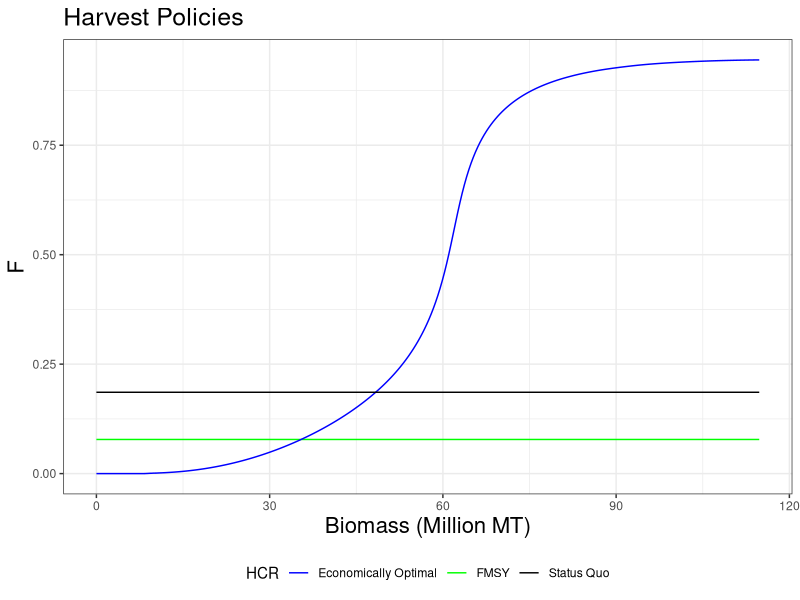
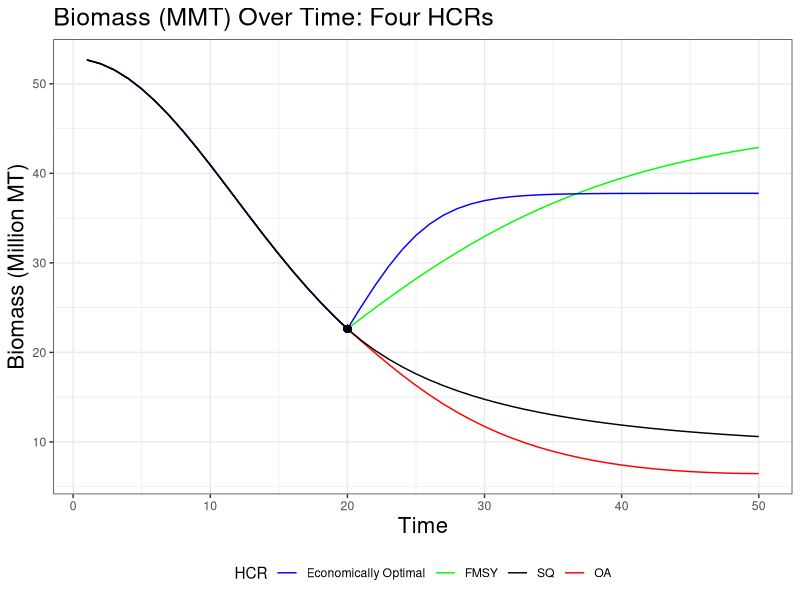
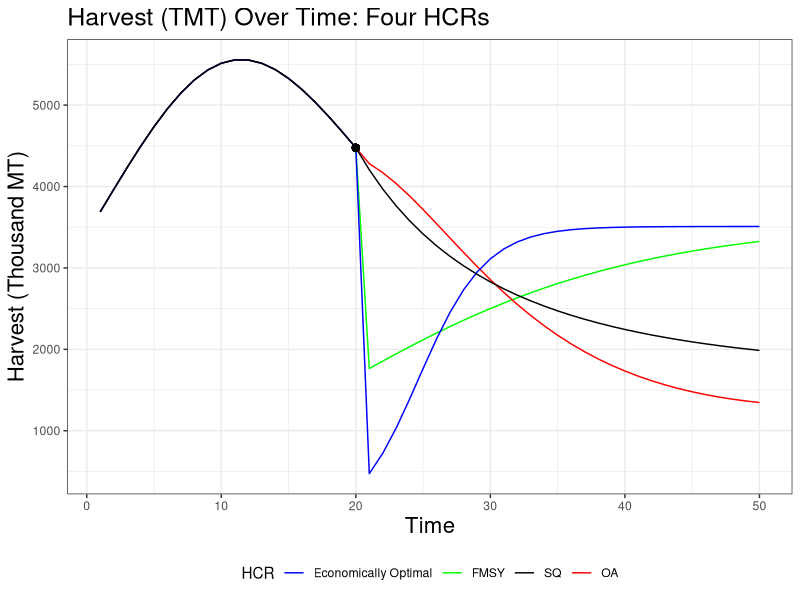
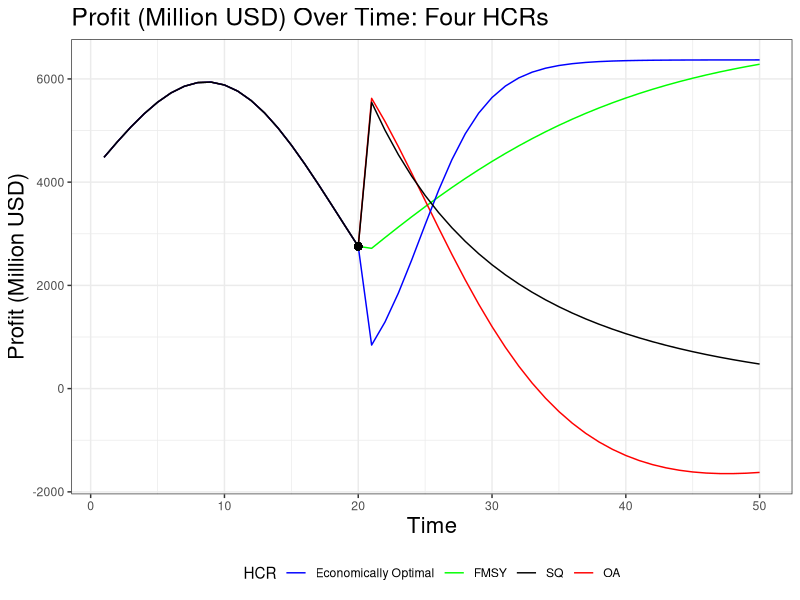
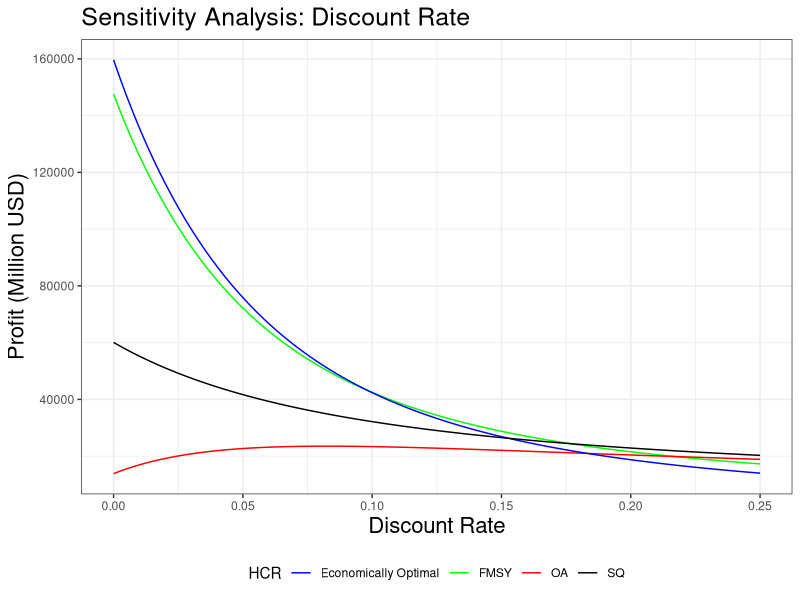

Recreate these plots in R, in order.
## ---- chunk 1
# load libraries and functions
library(ggplot2) # Plot
library(tidyr) 
library(dplyr)

####
options(scipen=999)
options(digits = 4)

### Set working directory
setwd("~/Dropbox/Tracey's EcoA Work/Technical Projects/Indonesia/R")

### read in data
indoParams <- read.csv('indoAggInputs_0629.csv',stringsAsFactors=FALSE)

### Initial parameteres needed for markdown
g = indoParams$g     # growth rate
Fmsy = g
F0 = indoParams$Fcurrent # Starting fishing mortality
theta = .005      # open access adjustment speed
J = 20  # number of periods to run SQ model (pre-intervention)
JJ = 30 # number of periods to simulate after policy change (post-intervention)
## ---- chunk 2
### Biological parameters
g = indoParams$g     # growth rate
phi = indoParams$phi  # shape parameter
K = indoParams$k  # Carrying capacity

### Economic parameters
h = indoParams$hsum # harvest
p = indoParams$p     # price
beta = 1.30   # non-linear fishing cost parameter
pfactor = 1.5 # price factor after J years (changes price with intervention)

### Equations
MSY = g*K/(phi+1)^(1/phi)               # maximum sustainable yield
bbar = 0.3                                 # open access level of b
fbar = (phi+1)/phi*(1-(bbar^phi)/(phi+1)) # open acces level of f
cbar = p*fbar*bbar*MSY/((g*fbar)^beta)    # value of c that creates open access at bbar

### Parameters based on equations/parameters above
c = cbar                         # cost (equals cost that creates open access at bbar)
Bmsy = K/(phi+1)^(1/phi)                  # biomass at MSY
Fmsy = g                       # fishing mortality at MSY

### Profit equation
Pimsy =  p*MSY - c*Fmsy^beta   # profit when harvesting MSY

### Parameters
theta = .005      # open access adjustment speed
dd = .08          # discount rate
delta = 1/(1+dd)  # discount factor

### Starting conditions
B0 = indoParams$Bcurrent # Starting biomass
F0 = indoParams$Fcurrent

### Time periods
Y = 30 # number of backward induction interations (used in optimization)
J = 20  # number of periods to run SQ model (pre-intervention)
JJ = 30 # number of periods to simulate after policy change (post-intervention)

## ---- chunk 3
### Prepare for optimization
Bgrid = seq(0,K,length.out=300)  # vector of potential biomass levels, 0 to K
V1 = rep(0,length(Bgrid))        # vector filled with zeros the length of Bgrid (filled during optimization)

### Policy matrix
Fstar1=matrix(NA,nrow=length(Bgrid),ncol=Y)  # Policy matrix, row # = length of Bgrid, column # equal to T
Vnew1=vector()
## ---- chunk 4
### Optimization 
KobjPT2=function(F,p,B,c,beta,phi,g,K,delta,V,Bgrid)
{
  #To be used in optimization..."negout" is minimized by choosing F
  
  Pi = p*F*B - c*F^beta
  Bprime = B + (phi+1)/phi*g*B*(1-(B/K)^phi) - F*B
  Vnext = spline(Bgrid,V,xout=Bprime,method="natural")
  negout = -(Pi + delta*Vnext$y)
  return(negout)
}
## ---- chunk 5
for (t in seq(Y,1,-1))
{
  print(t)
  for (i in seq(1,length(Bgrid),1))
  {
    if(t==Y) guess=.3 else{guess=Ftmp1}
    B = Bgrid[i]
    
    #This finds optimal policy function under initial price
    Thing1 = optim(par=guess,fn=KobjPT2,gr=NULL,lower=0,upper=1,p=p,B=B,c=c,beta=beta,phi=phi,g=g,K=K,delta=delta,V=V1,Bgrid=Bgrid,method="L-BFGS-B")
    Ftmp1 = Thing1$par
    Valtmp1 = Thing1$value
    Fstar1[i,t] = Ftmp1 #the optimal F for each Bin Bgrid in year t
    Vnew1[i] = -Valtmp1
  }
  V1 = Vnew1
}
## ---- chunk 6
BBoa1=vector()
FFoa1=vector()
HHoa1=vector()
Pioa1=vector()
## ---- chunk 7
Profit_last = p*h - c*F0^beta
FFoa1[1] = F0 + theta*(Profit_last/Pimsy)
HHoa1[1] = FFoa1[1]*B0
BBoa1[1] = B0 + ((phi+1)/phi)*g*B0*(1-(B0/K)^phi) - HHoa1[1]
Pioa1[1] = p*HHoa1[1] - c*FFoa1[1]^beta
## ---- chunk 8
### Forward sweep for pre-intervention time period
for (tt in seq(1,J-1,1))
{
    FFoa1[tt+1] = FFoa1[tt] + theta*(Pioa1[tt]/Pimsy)  # f in the next time step = f + theta*(profit in time t / profit at MSY)
    HHoa1[tt+1] = FFoa1[tt+1]*BBoa1[tt]   # OA harvest = fishing mortality * biomass
    BBoa1[tt+1] = BBoa1[tt] + (phi+1)/phi*g*BBoa1[tt]*(1-(BBoa1[tt]/K)^phi) - HHoa1[tt+1] # biomass in next time step 
    Pioa1[tt+1] = p*HHoa1[tt+1] - c*FFoa1[tt+1]^beta  # profit = price * harvest - cost * f ^ beta 
}
## ---- chunk 9
# Now change price
pnew = p*pfactor  # new price after price increasing policy intervention
## ---- chunk 10
# Now do forward sweep under SQ for JJ periods (post-intervention time period)
BBsq2=vector()
FFsq2=rep(FFoa1[J],JJ)
HHsq2=vector()
Pisq2=vector()

# Calculate values for first time step in post-intervention time period (refers to last time period)
HHsq2[1] = FFsq2[1]*BBoa1[J]
BBsq2[1] = BBoa1[J] + (phi+1)/phi*g*BBoa1[J]*(1-(BBoa1[J]/K)^phi) - HHsq2[1]
Pisq2[1] = pnew*HHsq2[1] - c*FFsq2[1]^beta
## ---- chunk 11
for (tt in seq(1,JJ-1,1))
{
  HHsq2[tt+1] = FFsq2[tt+1]*BBsq2[tt]
  BBsq2[tt+1] = BBsq2[tt] + (phi+1)/phi*g*BBsq2[tt]*(1-(BBsq2[tt]/K)^phi) - HHsq2[tt+1]
  Pisq2[tt+1] = pnew*HHsq2[tt+1] - c*FFsq2[tt+1]^beta
}
## ---- chunk 12
# Now do forward sweep under FMSY for JJ periods (post-intervention time period)
BBfmsy=vector()
FFfmsy=rep(Fmsy,JJ)
HHfmsy=vector()
Pifmsy=vector()

# Calculate initital values
HHfmsy[1] = Fmsy*BBoa1[J]
BBfmsy[1] = BBoa1[J] + (phi+1)/phi*g*BBoa1[J]*(1-(BBoa1[J]/K)^phi) - HHfmsy[1]
Pifmsy[1] = pnew*HHfmsy[1] - c*Fmsy^beta

# Forward projections
for (tt in seq(1,JJ-1,1))
{
  HHfmsy[tt+1] = FFfmsy[tt+1]*BBfmsy[tt] # harvest calculation
  BBfmsy[tt+1] = BBfmsy[tt] + (phi+1)/phi*g*BBfmsy[tt]*(1-(BBfmsy[tt]/K)^phi) - HHfmsy[tt+1] # biomass in next time step calculation
  Pifmsy[tt+1] = pnew*HHfmsy[tt+1] - c*FFfmsy[tt+1]^beta # profit calculation (uses intervention price)
}
## ---- chunk 13
#Now do forward sweep under optimized for JJ periods (post-intervention time period)
BBopt=vector()
FFopt=vector()
HHopt=vector()
Piopt=vector()

BBopt[1] = BBoa1[J] # First B value for post-intervention time period = last B value for pre-intervention time period

for (tt in seq(1,JJ,1))
{
  FstarY1 = Fstar1[ ,1] # first column of Fstar1 matrix (this is from where the appropriate F will be chosen)
  FFtmp1= spline(Bgrid,FstarY1,xout=BBopt[tt],method="natural") # interpolates between Bgrid values, chooses the F that matches with current biomass (BBopt[tt])
  FFopt[tt] = FFtmp1$y # F matches with current biomass (BBopt[tt])
  HHopt[tt] = FFopt[tt]*BBopt[tt] # harvest calculation
  BBopt[tt+1] = BBopt[tt] + (phi+1)/phi*g*BBopt[tt]*(1-(BBopt[tt]/K)^phi) - HHopt[tt] # biomass in next time step calculation
  Piopt[tt] = pnew*HHopt[tt] - c*FFopt[tt]^beta # profit calculation (uses intervention price)
}
## ---- chunk 14
# Now do forward sweep under OA for JJ periods (post-intervention time period)
BBoa2=vector()
FFoa2=vector()
HHoa2=vector()
Pioa2=vector()

# Define initital conditions
FFoa2[1] = FFoa1[J] + theta*(Pioa1[J]/Pimsy)
HHoa2[1] = FFoa2[1]*BBoa1[J]
BBoa2[1] = BBoa1[J] + ((phi+1)/phi)*g*BBoa1[J]*(1-(BBoa1[J]/K)^phi) - HHoa2[1]
Pioa2[1] = pnew*HHoa2[1] - c*FFoa2[1]^beta

for (tt in seq(1,JJ-1,1))
{
  FFoa2[tt+1] = FFoa2[tt] + theta*(Pioa2[tt]/Pimsy)
  HHoa2[tt+1] = FFoa2[tt+1]*BBoa2[tt]
  BBoa2[tt+1] = BBoa2[tt] + ((phi+1)/phi)*g*BBoa2[tt]*(1-(BBoa2[tt]/K)^phi) - HHoa2[tt+1]
  Pioa2[tt+1] = pnew*HHoa2[tt+1] - c*FFoa2[tt+1]^beta
}
## ---- chunk 15
# OA biomass vector
Biomass_oa = BBoa1[1:J]              # Biomass from pre-intervetion time period under OA 
Biomass_oa[(J+1):(J+JJ)]=BBoa2[1:JJ]   # Attach biomass from post-intervention time period under OA
## ---- chunk 16
# SQ harvest vector
Profit_sq = Pioa1              # Harvest from pre-intervention time period under open access
Profit_sq[(J+1):(J+JJ)]=Pisq2  # Attach harvest from post-intervention time period under open access

# OA profit vector
Profit_oa = Pioa1               # Profit from pre-intervention time period under open access
Profit_oa[(J+1):(J+JJ)]=Pioa2   # Attach profit from post-intervention time period under open access

# Optimized profit vector
Profit_opt = Pioa1               # Profit from pre-intervention time period under open access (same as previous)
Profit_opt[(J+1):(J+JJ)] = Piopt # Attach profit from post-intervention time period under economically opt HCR

# Fmsy profit vector
Profit_fmsy = Pioa1               # Profit from pre-intervention time period under open access (same as previous)
Profit_fmsy[(J+1):(J+JJ)] =Pifmsy # Attach profit from post-intervention time period under FMSY HCR

# SQ harvest vector
Harvest_sq = HHoa1              # Harvest from pre-intervention time period under open access
Harvest_sq[(J+1):(J+JJ)]=HHsq2  # Attach harvest from post-intervention time period under open access

# OA harvest vector
Harvest_oa = HHoa1              # Harvest from pre-intervention time period under SQ 
Harvest_oa[(J+1):(J+JJ)]=HHoa2  # Attach harvest from post-intervention time period under SQ

# Optimized harvest vector
Harvest_opt = HHoa1               # Harvest from pre-intervetion time period under open access (same as previous)
Harvest_opt[(J+1):(J+JJ)] = HHopt # Attach harvest from post-intervention time period under economically opt HCR

# FMSY harvest vector
Harvest_fmsy = HHoa1                # Harvest from pre-intervetion time period under open access (same as previous)
Harvest_fmsy[(J+1):(J+JJ)] = HHfmsy # Attach harvest from post-intervention time period under FMSY HCR

# SQ biomass vector
Biomass_sq = BBoa1[1:J]              # Biomass from pre-intervetion time period under open access
Biomass_sq[(J+1):(J+JJ)]=BBsq2[1:JJ]   # Attach biomass from post-intervention time period under open access

# OA biomass vector
Biomass_oa = BBoa1[1:J]              # Biomass from pre-intervetion time period under SQ 
Biomass_oa[(J+1):(J+JJ)]=BBoa2[1:JJ]   # Attach biomass from post-intervention time period under SQ

# Optimized biomass vector
Biomass_opt = BBoa1[1:J]                # Biomass from pre-intervetion time period under open access (same as previous)
Biomass_opt[(J+1):(J+JJ)] = BBopt[2:(JJ+1)] # Attach biomass from post-intervention time period under economically opt HCR

# FMSY biomass vector
Biomass_fmsy = BBoa1[1:J]                 # Biomass from pre-intervetion time period under open access (same as previous)
Biomass_fmsy[(J+1):(J+JJ)] = BBfmsy[1:JJ] # Attach biomass from post-intervention time period under FMSY HCR

## ---- chunk 17
# Now do sensitivity analysis of NPV with discount rate for the loan
disc_vec = seq(0,.25,length.out=100)
PV_oa = vector()
PV_sq = vector()
PV_opt = vector()
PV_fmsy = vector()
for (i in seq(1,length(disc_vec),1))
{
  print(i)
  disc = disc_vec[i]
  PV_oa[i] = sum(Pioa2*(1/(1+disc)^seq(0,29,1)))
  PV_sq[i] = sum(Pisq2*(1/(1+disc)^seq(0,29,1)))
  PV_opt[i] = sum(Piopt*(1/(1+disc)^seq(0,29,1)))
  PV_fmsy[i] = sum(Pifmsy*(1/(1+disc)^seq(0,29,1)))
}
## ---- chunk 18

time <- seq(1,J+JJ,1)

bdata <- cbind(time, Biomass_opt, Biomass_fmsy, Biomass_oa, Biomass_sq)
bdata <- as.data.frame(bdata)
bdata <- bdata %>%
  gather(HCR,Biomass,Biomass_opt:Biomass_sq)
  
hdata <- cbind(time, Harvest_opt, Harvest_fmsy, Harvest_oa, Harvest_sq)
hdata <- as.data.frame(hdata)
hdata <- hdata %>%
  gather(HCR,Harvest,Harvest_opt:Harvest_sq)

pdata <- cbind(time, Profit_opt, Profit_fmsy, Profit_oa, Profit_sq)
pdata <- as.data.frame(pdata)
pdata <- pdata %>%
  gather(HCR,Profit,Profit_opt:Profit_sq)

discountdf <- cbind(disc_vec, PV_opt, PV_fmsy, PV_oa, PV_sq)
discountdf <- as.data.frame(discountdf)
discountdf <- discountdf %>%
  gather(HCR,Profit,PV_opt:PV_sq)


policydf <- cbind(Bgrid,Fstar1[,1])
policydf <- as.data.frame(policydf)
policydf <- policydf %>%
  rename(Fstar = V2) %>%
  mutate(Fmsy = Fmsy,
          SQ = FFsq2[1]) %>%
  gather(HCR,Fvalue,Fstar:SQ)
## ---- chunk 19
ggplot(policydf, aes(x = Bgrid/1000000, y = Fvalue, color=HCR)) +
  geom_line() +
  scale_color_manual(values = c("Fstar" = "blue", "Fmsy" = "green", "SQ" = "black"),
                     name = "HCR",
                     breaks = c("Fstar", "Fmsy", "SQ"),
                     labels = c("Economically Optimal", "FMSY", "Status Quo")) +
  xlab('Biomass (Million MT)') +
  ylab('F') +
  ggtitle('Harvest Policies') +
  theme_bw() +
  theme(plot.title=element_text(size = 18),
        axis.title.y = element_text(size = 16),
        axis.title.x = element_text(size = 16),
        legend.position = "bottom")
## ---- chunk 20
ggplot(bdata, aes(x = time, y = Biomass/1000000, color = HCR)) +
  geom_line() +
  scale_color_manual(values = c("Biomass_opt" = "blue", "Biomass_fmsy" = "green", "Biomass_sq" = "black", "Biomass_oa" = "red"),
                     name = "HCR",
                     breaks = c("Biomass_opt", "Biomass_fmsy", "Biomass_sq", "Biomass_oa"),
                     labels = c("Economically Optimal", "FMSY", "SQ", "OA")) +
  geom_point(x = time[20], y = Biomass_sq[20]/1000000, color = "black", size = 2) +
  xlab('Time') +
  ylab('Biomass (Million MT)') +
  ggtitle('Biomass (MMT) Over Time: Four HCRs') +
  theme_bw() +
  theme(plot.title=element_text(size = 18),
        axis.title.y = element_text(size = 16),
        axis.title.x = element_text(size = 16),
        legend.position = "bottom")
## ---- chunk 21
### Harvest plot
ggplot(hdata, aes(x = time, y = Harvest/1000, color = HCR)) +
  geom_line() +
  scale_color_manual(values = c("Harvest_opt" = "blue", "Harvest_fmsy" = "green", "Harvest_sq" = "black", "Harvest_oa" = "red"),
                     name = "HCR",
                     breaks = c("Harvest_opt", "Harvest_fmsy", "Harvest_sq", "Harvest_oa"),
                     labels = c("Economically Optimal", "FMSY", "SQ", "OA")) +
  geom_point(x = time[20], y = Harvest_sq[20]/1000, color = "black", size = 2) +
  xlab('Time') +
  ylab('Harvest (Thousand MT)') +
  ggtitle('Harvest (TMT) Over Time: Four HCRs') +
  theme_bw() +
  theme(plot.title=element_text(size = 18),
        axis.title.y = element_text(size = 16),
        axis.title.x = element_text(size = 16),
        legend.position = "bottom")
## ---- chunk 22
ggplot(pdata, aes(x = time, y = Profit/1000000, color = HCR)) +
  geom_line() +
  scale_color_manual(values = c("Profit_opt" = "blue", "Profit_fmsy" = "green", "Profit_sq" = "black", "Profit_oa" = "red"),
                     name = "HCR",
                     breaks = c("Profit_opt", "Profit_fmsy", "Profit_sq", "Profit_oa"),
                     labels = c("Economically Optimal", "FMSY", "SQ", "OA")) +
  geom_point(x = time[20], y = Profit_sq[20]/1000000, color = "black", size = 2) +
  xlab('Time') +
  ylab('Profit (Million USD)') +
  ggtitle('Profit (Million USD) Over Time: Four HCRs') +
  theme_bw() +
  theme(plot.title=element_text(size = 18),
        axis.title.y = element_text(size = 16),
        axis.title.x = element_text(size = 16),
        legend.position = "bottom")
## ---- chunk 23
ggplot(discountdf, aes(x = disc_vec, y = Profit/1000000, color = HCR)) +
  geom_line() +
  scale_color_manual(values = c("PV_opt" = "blue", "PV_fmsy" = "green", "PV_oa" = "red", "PV_sq" = "black"),
                     name = "HCR",
                     breaks = c("PV_opt", "PV_fmsy", "PV_oa", "PV_sq"),
                     labels = c("Economically Optimal", "FMSY", "OA", "SQ")) +
  scale_linetype_manual(values = c("line","line", "dashed", "line")) +
  xlab('Discount Rate') +
  ylab('Profit (Million USD)') +
  ggtitle('Sensitivity Analysis: Discount Rate') +
  theme_bw() +
  theme(plot.title=element_text(size = 18),
        axis.title.y = element_text(size = 16),
        axis.title.x = element_text(size = 16),
        legend.position = "bottom")
